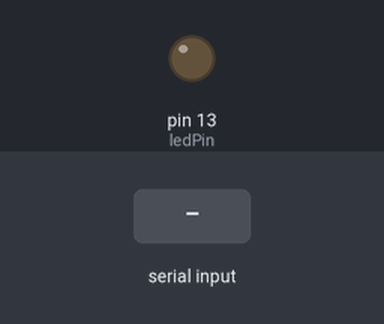
The sketch below on a simulated Arduino Uno, built with avr-gcc and run on an emulated ATmega328P. On the bench: output pins drawn as LEDs (lit = HIGH). The inputs (shaded band) are chosen by the test bench.

Above: at 1.2 s.
1.3 s: "1" received over Serial
At 1.8 s:
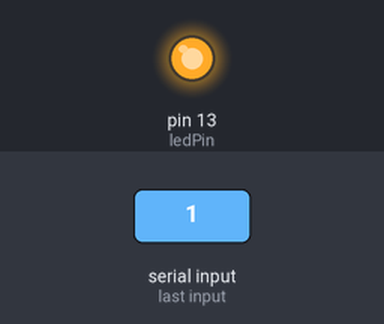
2.8 s: "0" received over Serial
At 4.2 s:
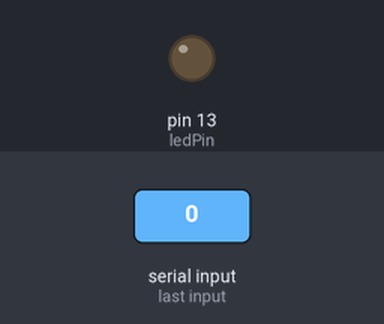
Timing chart, 0 to 5.8 s (numbered marks = the images above; inputs shaded):
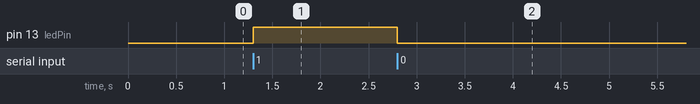

Measured:
- after the input at 1.3 s, pin 13 (ledPin): LOW → HIGH at once
- after the input at 2.8 s, pin 13 (ledPin): HIGH → LOW at once

The sketch:

sketch_LED_Testing.ino
```cpp
int ledPin = 13; // 아두이노에 내장된 LED 핀 번호

void setup() {
  pinMode(ledPin, OUTPUT); // 13번 핀을 출력용으로 설정
  Serial.begin(115200);      // USB 통신 속도 설정 (파이썬이랑 맞춰야 함)
}

void loop() {
  // USB(Serial)로 뭔가 데이터가 들어왔다면?
  if (Serial.available() > 0) {
    char command = Serial.read(); // 들어온 글자 하나 읽기

    if (command == '1') {
      digitalWrite(ledPin, HIGH); // LED 켜기
    }
    else if (command == '0') {
      digitalWrite(ledPin, LOW);  // LED 끄기
    }
  }
}
```
